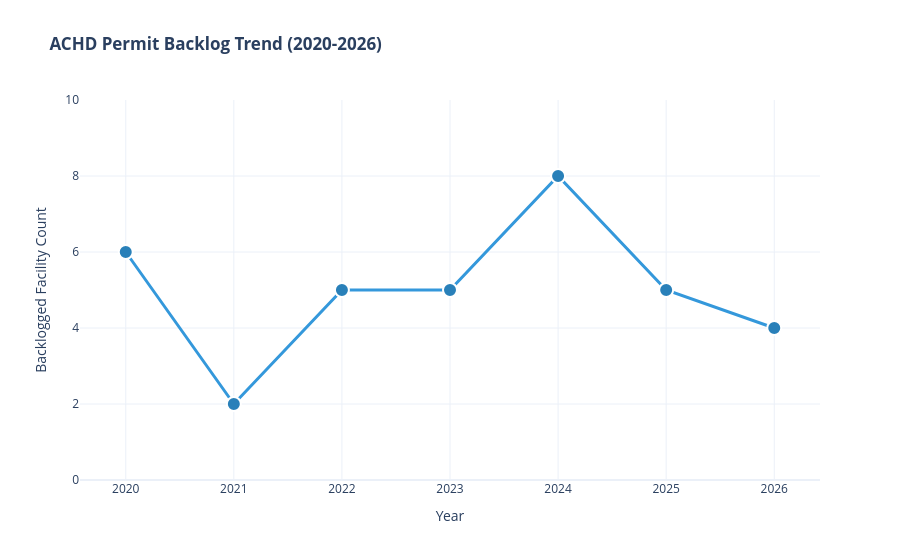

Notebook code cell kept with this figure:
### Code cell
import pandas as pd
import plotly.graph_objects as go
from IPython.display import display

# Load the consolidated data
df = pd.read_csv('ACHD Permit Backlog.csv')

# Format detail lists for the chart
def format_summary(group):
    lines = [f"• <b>{r['Facility']}</b> ({r['Location']})<br>  Applied: {r['Renewal App Submitted']} | Expired: {r['Last Permit Expired']}" 
             for _, r in group.iterrows()]
    return "<br><br>".join(lines)

summary = df.groupby('Year').apply(lambda x: pd.Series({
    'Count': len(x),
    'Details': format_summary(x)
})).reset_index()

# Create the Interactive Plot
fig = go.Figure()

fig.add_trace(go.Scatter(
    x=summary['Year'],
    y=summary['Count'],
    mode='lines+markers',
    marker=dict(size=14, color='#2980b9', line=dict(width=2, color='white')),
    line=dict(width=3, color='#3498db'),
    customdata=summary['Details'],
    hovertemplate="<b>Year: %{x}</b><br>Backlog: %{y}<br><br>%{customdata}<extra></extra>"
))

fig.update_layout(
    title='<b> ACHD Permit Backlog Trend (2020-2026)</b>',
    xaxis=dict(title='Year', tickmode='linear'),
    yaxis=dict(title='Backlogged Facility Count', range=[0, 10]),
    template='plotly_white',
    hoverlabel=dict(bgcolor="white", font_size=12, align="left")
)

# In Jupyter, this will display immediately with full interactivity:
fig.show()

### Figure 1 — Plotly figure (JSON) as saved in the notebook; plotly's stock layout.template omitted (floating-point values rounded to 4 significant figures)
{"data": [{"customdata": ["• <b>Allegheny Ludlum (ATI)</b> (Brackenridge)<br>  Applied: Never Issued | Expired: Never Issued<br><br>• <b>Eastman Chemical</b> (Jefferson Hills)<br>  Applied: Never Issued | Expired: Never Issued<br><br>• <b>Sunoco Pittsburgh Terminal</b> (Pittsburgh)<br>  Applied: 12/30/2015 | Expired: 6/30/2016<br><br>• <b>U.S. Steel Clairton Plant</b> (Clairton)<br>  Applied: 9/26/2016 | Expired: 3/26/2017<br><br>• <b>Bellefield Boiler</b> (Pittsburgh)<br>  Applied: 6/15/2018 | Expired: 12/18/2018<br><br>• <b>University of Pittsburgh</b> (Pittsburgh)<br>  Applied: 6/19/2018 | Expired: 12/19/2018", "• <b>Allegheny Ludlum (ATI)</b> (Brackenridge)<br>  Applied: Never Issued | Expired: Never Issued<br><br>• <b>Eastman Chemical</b> (Jefferson Hills)<br>  Applied: Never Issued | Expired: Never Issued", "• <b>ATI Flat-Rolled Products</b> (Brackenridge)<br>  Applied: Never Issued | Expired: Never Issued<br><br>• <b>Eastman Chemical & Resins</b> (Jefferson Hills)<br>  Applied: Feb-22 | Expired: Never Issued<br><br>• <b>Universal Stainless & Alloy</b> (Bridgeville)<br>  Applied: 5/20/2022 | Expired: 11/21/2022<br><br>• <b>Springdale Energy</b> (Springdale)<br>  Applied: 1/13/2022 | Expired: 7/27/2022<br><br>• <b>U.S. Steel Irvin Plant</b> (West Mifflin)<br>  Applied: 7/8/2021 | Expired: 12/9/2021", "• <b>ATI Flat-Rolled Products</b> (Brackenridge)<br>  Applied: Never Issued | Expired: Never Issued<br><br>• <b>Synthomer (Eastman)</b> (Jefferson Hills)<br>  Applied: Feb-22 | Expired: Never Issued<br><br>• <b>U.S. Steel Irvin Plant</b> (West Mifflin)<br>  Applied: 7/8/2021 | Expired: 12/9/2021<br><br>• <b>U.S. Steel Edgar Thomson</b> (Braddock)<br>  Applied: 10/13/2020 | Expired: 4/13/2021<br><br>• <b>Neville Chemical Co.</b> (Neville Island)<br>  Applied: 4/29/2020 | Expired: 4/13/2021", "• <b>ATI Flat-Rolled Products</b> (Brackenridge)<br>  Applied: Never Issued | Expired: Never Issued<br><br>• <b>Synthomer Jefferson Hills</b> (Jefferson Hills)<br>  Applied: Feb-22 | Expired: Never Issued<br><br>• <b>U.S. Steel Irvin Plant</b> (West Mifflin)<br>  Applied: 7/8/2021 | Expired: 12/9/2021<br><br>• <b>Neville Chemical Co.</b> (Neville Island)<br>  Applied: 4/29/2020 | Expired: 4/13/2021<br><br>• <b>Springdale Energy</b> (Springdale)<br>  Applied: 1/13/2022 | Expired: 7/27/2022<br><br>• <b>LHT/Neville Island Terminals</b> (Neville Island)<br>  Applied: 1/27/2022 | Expired: 7/27/2022<br><br>• <b>Energy Center North Shore</b> (Pittsburgh)<br>  Applied: 2/21/2022 | Expired: 8/25/2022<br><br>• <b>Universal Stainless & Alloy</b> (Bridgeville)<br>  Applied: 5/20/2022 | Expired: 11/21/2022", "• <b>ATI Flat-Rolled Products</b> (Brackenridge)<br>  Applied: 7/10/2013 | Expired: Never Issued<br><br>• <b>PPG Springdale</b> (Springdale)<br>  Applied: 12/8/2022 | Expired: 5/10/2023<br><br>• <b>LHT Terminals</b> (Moon Township)<br>  Applied: 12/21/2022 | Expired: 6/22/2023<br><br>• <b>Monroeville Landfill</b> (Monroeville)<br>  Applied: 2/27/2023 | Expired: 2/8/2024<br><br>• <b>Buckeye Pipeline</b> (Moon Township)<br>  Applied: 10/30/2023 | Expired: 5/1/2024", "• <b>ATI Flat-Rolled Products</b> (Brackenridge)<br>  Applied: 7/10/2013 | Expired: Never Issued<br><br>• <b>PPG Industries � Springdale</b> (Springdale)<br>  Applied: 12/8/2022 | Expired: 5/10/2023<br><br>• <b>Brunot Island Gen. Station</b> (Pittsburgh)<br>  Applied: 2/23/2024 | Expired: 8/26/2019<br><br>• <b>PACT (Allegheny Thermal)</b> (Pittsburgh)<br>  Applied: 3/6/2025 | Expired: 3/29/2021"], "hovertemplate": "<b>Year: %{x}</b><br>Backlog: %{y}<br><br>%{customdata}<extra></extra>", "line": {"color": "#3498db", "width": 3}, "marker": {"color": "#2980b9", "line": {"color": "white", "width": 2}, "size": 14}, "mode": "lines+markers", "type": "scatter", "x": [2020, 2021, 2022, 2023, 2024, 2025, 2026], "y": [6, 2, 5, 5, 8, 5, 4]}], "layout": {"hoverlabel": {"align": "left", "bgcolor": "white", "font": {"size": 12}}, "title": {"text": "<b> ACHD Permit Backlog Trend (2020-2026)</b>"}, "xaxis": {"tickmode": "linear", "title": {"text": "Year"}}, "yaxis": {"range": [0, 10], "title": {"text": "Backlogged Facility Count"}}}}
